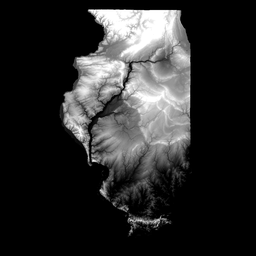
#> input picture IL_Statewide_Lidar_DEM_WGS.png, 256 x 256 px, shrunk from 1024 x 1024 before the run
$ jupyter execute --allow-errors 3D-hands-on.ipynb
#> lines starting #> are read from the running program, lines starting #| are printed output that depends on the picture
## Source Data
https://clearinghouse.isgs.illinois.edu/data/elevation/illinois-height-modernization-ilhmp

[cell 1]
import matplotlib.pyplot as plt

dem = plt.imread('IL_Statewide_Lidar_DEM_WGS.png')[:,:,0]
#> dem: shape (256, 256) float32; min 0, max 1, mean 0.168
plt.imshow(dem, cmap='gray', vmin=0, vmax=1)

## Geometry Fundamentals
### 3D Vector
$\vec{u} = (\Delta x, \Delta y, \Delta z)$, 3 components.

### Dot product
Dot product of two vectors $\operatorname{dot}(\vec{a}, \vec{b})$ measure the "closeness" of the two vectors.

Imagine: `n = feet--torso-->head` and `l = shoulder--arm-->hand ... sun`. Dot products translates to soreness in your shoulder.
- **noon**: $\operatorname{dot}(\vec{n}, \vec{l})\approx 1$
- **morning/afternoon**: $0 < \operatorname{dot}(\vec{n}, \vec{l}) < 1$
- **dawn/dusk**: $\operatorname{dot}(\vec{n}, \vec{l}) \approx 0$
- **night**: $\operatorname{dot}(\vec{n}, \vec{l}) < 0$

All surfaces are similar to the Earth's surface. (GEOmetry!) The local days and nights serve as a visual cue for our 3D perception.

We need two things: a light direction $\vec{l}$ and a surface normal $\vec{n}$. We also need to normalize them first.

[cell 2]
import numpy as np
from numba import njit, prange

@njit
def normalize(v):
    return v / np.linalg.norm(v)

## Light Direction

We use two angles $\theta$ and $\psi$ to describe the light direction:
$$\vec{l}(\theta, \psi) = \left(\cos\theta\cos\psi, \cos\theta\sin\psi, \sin\theta \right)$$

[cell 3]
@njit
def light(theta, psi):
    l = np.array([
        np.cos(np.radians(theta)) * np.cos(np.radians(psi)),
        np.cos(np.radians(theta)) * np.sin(np.radians(psi)),
        np.sin(np.radians(theta))
    ])
    return normalize(l)

## Surface Normal

### Cross product
$\operatorname{cross}(\vec{a}, \vec{b}) = \vec{a} \times \vec{b}$ is perpendicular to both $\vec{u}$ and $\vec{v}$.

### Example: DEM
Let's focus on a hypothetical example around point $(i, j)$
```
                (i-1, j)
(i-1, j-1) ?--------4--------? (i-1, j+1)
           |        ^        |
           |        ^        |
  (i, j-1) 3>>>>>>(i,j)>>>>>>2 (i, j+1)
           |        ^        |
           |        ^        |
(i+1, j-1) ?--------1--------? (i+1, j+1)
                (i+1,j)
```

$$\vec{t}_x = (2, 0, dem[i, j+1] - dem[i, j-1]) = (2, 0, 2-3) = (2, 0, -1)$$
$$\vec{t}_y = (0, 2, dem[i-1, j] - dem[i+1, j]) = (0, 2, 4-1) = (0, 2, 3)$$
$$\vec{n} = \operatorname{cross}(\vec{t}_x, \vec{t}_y) = \operatorname{cross}((2, 0, -1), (0, 2, 3)) = (2, -6, 4)$$

<details>
  <summary>For the mathematically-inclined</summary>
A function $f(x,y)$ defines a surface
$$\vec{r}(x, y) = (x, y, f(x, y))^\top.$$
The tangent vectors are:
$$\frac{\partial \vec{r}}{\partial x}(x,y) = \left(1, 0, \frac{\partial f}{\partial x}(x, y)\right)^\top, \quad
\frac{\partial \vec{r}}{\partial y}(x,y) = \left(0, 1, \frac{\partial f}{\partial x}(x, y)\right)^\top.$$
The (unnormalized) normal vector is the cross product of the two:
$$\vec{n}(x,y) = \frac{\partial \vec{r}}{\partial x}(x,y) \times \frac{\partial \vec{r}}{\partial y}(x,y) = \left(-\frac{\partial f}{\partial x}(x, y), -\frac{\partial f}{\partial y}(x, y), 2\right)^\top.$$
The first order approximation (i.e. finite difference) of the normal is:
$$\vec{n}[i,j] = \left(\frac{f[i, j-1] - f[i, j+1]}{2h}, \frac{f[i+1,j] - f[i-1,j]}{2h}, 2\right)^\top.$$
</details>

[cell 4]
@njit
def normal(dem, i, j):
    """
    This will be stubbed out
    """
    tx = np.array([2., 0., dem[i, j + 1] - dem[i, j - 1]])
    ty = np.array([0., 2., dem[i - 1, j] - dem[i + 1, j]])
    n = np.cross(tx, ty)
    return normalize(n)

## Computer Graphics Primer

### Phong Shading (1975)
Given surface normal (unit vector) $\vec{n}$, light direction (unit vector) $\vec{l}$, and eye direction (unit vector) $\vec{v}$, we can break down pixel's color intensity into three components:
- **ambient lighting**: $k_{a} \cdot \vec{I}_a \odot \vec{C}$
- **diffuse lighting**: $k_{d} \cdot \operatorname{dot}(\vec{l}, \vec{n}) \cdot \vec{I} \odot \vec{C}$
- **specular lighting**: $k_{s} \cdot \operatorname{dot}(\vec{r}, \vec{v})^r \cdot \vec{I} \odot \vec{C}$.
where the reflected light direction (unit vector) is:
$$\vec{r} = 2 \cdot \operatorname{dot}(\vec{l},\vec{n}) \cdot \vec{n} - \vec{l}$$

($\cdot$ means scalar multiplication, i.e. `*`. $\odot$ means element-wise multiplication, i.e. `*` or `np.multiply`.)

[cell 5]
@njit
def color(dem, i, j):
    t = dem[i, j]
    c1 = np.array([0.5, 0.2, 0.2])
    c2 = np.array([1., 1., 1.])
    return (1 - t) * c1 + t * c2
    # return np.ones(3)

[cell 6]
@njit(parallel=True)
def render(dem, exaggeration, theta, psi, k_a, k_d, k_s, gamma):
    exaggerated = dem * exaggeration

    # Play with this
    lights = [
        (light(theta, psi), np.array([1., 0.5, 0.])),
        (light(theta, psi + 100.), np.array([0., 0.5, 1.])),
        (light(theta, psi + 200.), np.array([0.5, 0.5, 0.5]))
        # (light(theta, psi), np.ones(3))
    ]

    # We are looking at the terrain from above
    v = np.array([0., 0., 1.])

    def shade_pixel(i, j):
        """
        This function will be stubbed out
        """
        C = color(dem, i, j)
        n = normal(exaggerated, i, j)

        pixel = np.zeros(3)

        for l, I in lights:
            ambient = k_a * I * C

            d = l.dot(n)
            diffuse = k_d * d * I * C

            r = n * 2 * d - l
            specular = k_s * r.dot(v) ** gamma * I * C

            pixel += ambient + diffuse + specular

        return pixel

    H, W = dem.shape
    out = np.zeros((H, W, 3))
    for i in prange(1, H - 1):
        for j in prange(1, W - 1):
            out[i, j] = shade_pixel(i, j)

    return out.clip(0, 1)

[cell 7]
from timeit import default_timer as timer
from ipywidgets import interact, interactive

def draw(exaggeration=30, theta=20, psi=0, k_a=0., k_d=0.5, k_s=0.5, gamma=6):
#> called with exaggeration = 30, theta = 20, psi = 0, k_a = 0, k_d = 0.5, k_s = 0.5, gamma = 6
    start = timer()
    out = render(dem, exaggeration, theta, psi, k_a, k_d, k_s, gamma)
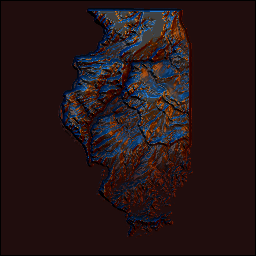
#> out: shape (256, 256, 3) float64; mean of channels 0, 1, 2 0.147, 0.0821, 0.0873; drawn as R, G, B
    end = timer()
    print(f'Render time: {end - start}s', end='\r')
    plt.figure('naive', figsize=(8,8))
    plt.imshow(out)

draw()

[cell 8]
widget = interactive(draw, exaggeration=(0,50), theta=(0,90), psi=(0,360), k_a=(0,1.), k_d=(0,1.), k_s=(0,1.), gamma=(1,10))
#> the sliders are set to exaggeration = 25, theta = 45, psi = 180, k_a = 0.5, k_d = 0.5, k_s = 0.5, gamma = 5
#> call 2 of draw, with exaggeration = 25, theta = 45, psi = 180, k_a = 0.5, k_d = 0.5, k_s = 0.5, gamma = 5
#> in draw (call 2), `out = render(dem, exaggeration, theta, psi, k_a, k_d, k_s, gamma)`:
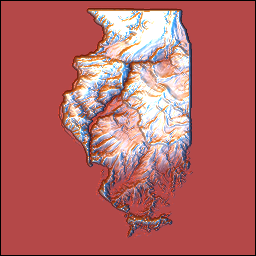
#> out: shape (256, 256, 3) float64; mean of channels 0, 1, 2 0.709, 0.389, 0.387; drawn as R, G, B
